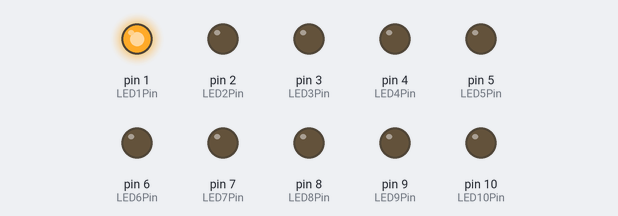
Bench run of a sketch on a simulated Arduino Uno, built with avr-gcc and run on an emulated ATmega328P. Shown: output pins drawn as LEDs (lit = HIGH).

Above: at 0.1 s.
At 1.1 s:
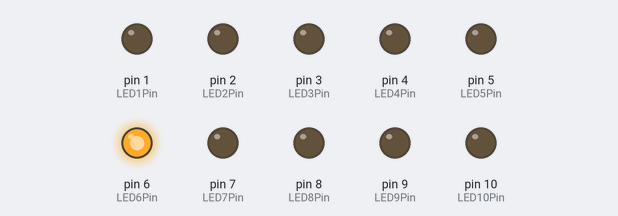
At 2.1 s:
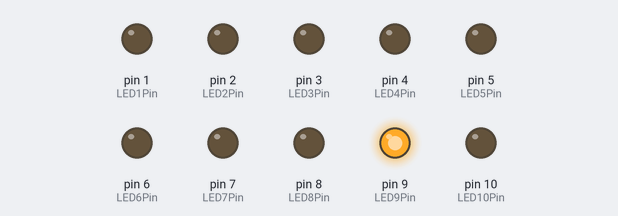
At 4.1 s:
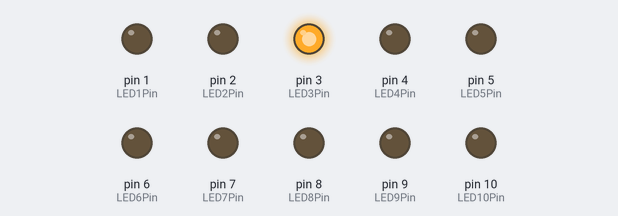
At 6.1 s:
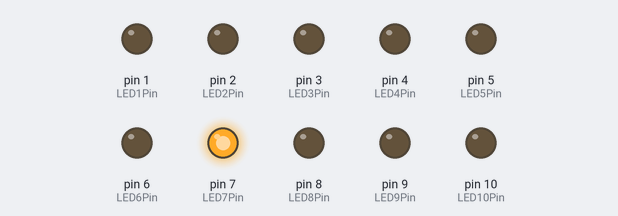
At 8.1 s:
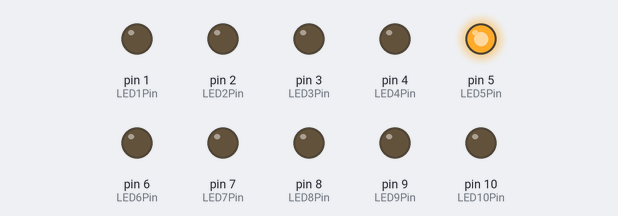
Timing chart, 0 to 8.4 s (numbered marks = the images above):
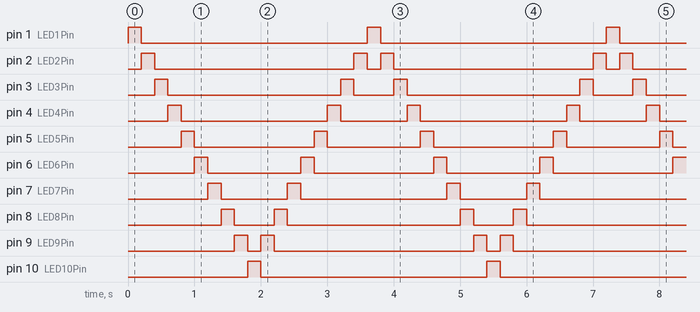

Measured:
- by itself, pin 1 (LED1Pin), pin 10 (LED10Pin): alternates HIGH for 0.20 s and LOW for 3.4 s
- by itself, pin 2 (LED2Pin): repeats every 3.6 s: LOW 3.0 s, HIGH 0.20 s, LOW 0.20 s, HIGH 0.20 s
- by itself, pin 3 (LED3Pin): repeats every 3.6 s: LOW 2.6 s, HIGH 0.20 s, LOW 0.60 s, HIGH 0.20 s
- by itself, pin 4 (LED4Pin): repeats every 3.6 s: LOW 2.2 s, HIGH 0.20 s, LOW 1.0 s, HIGH 0.20 s
- by itself, pin 5 (LED5Pin): repeats every 3.6 s: LOW 1.8 s, HIGH 0.20 s, LOW 1.4 s, HIGH 0.20 s
- by itself, pin 6 (LED6Pin): repeats every 3.6 s: LOW 1.4 s, HIGH 0.20 s, LOW 1.8 s, HIGH 0.20 s
- by itself, pin 7 (LED7Pin): repeats every 3.6 s: LOW 1.0 s, HIGH 0.20 s, LOW 2.2 s, HIGH 0.20 s
- by itself, pin 8 (LED8Pin): repeats every 3.6 s: LOW 0.60 s, HIGH 0.20 s, LOW 2.6 s, HIGH 0.20 s

The sketch:

LED_back_and_forth_blinker.ino
```cpp
//***********************************************
//  Name    : LED Back and Forth
//  Author  : Bob Davis
//  Date    : 5 March, 2013
//  Version : 1.0
//***********************************************
// Pins for the LED's
int LED1Pin = 1;
int LED2Pin = 2;
int LED3Pin = 3;
int LED4Pin = 4;
int LED5Pin = 5;
int LED6Pin = 6;
int LED7Pin = 7;
int LED8Pin = 8;
int LED9Pin = 9;
int LED10Pin = 10;
int LED11Pin = 11;
int LED12Pin = 12;
// Set the pins to output to the LED's
void setup() {
  pinMode(LED1Pin, OUTPUT);
  pinMode(LED2Pin, OUTPUT);
  pinMode(LED3Pin, OUTPUT);
  pinMode(LED4Pin, OUTPUT);
  pinMode(LED5Pin, OUTPUT);
  pinMode(LED6Pin, OUTPUT);
  pinMode(LED7Pin, OUTPUT);
  pinMode(LED8Pin, OUTPUT);
  pinMode(LED9Pin, OUTPUT);
  pinMode(LED10Pin, OUTPUT);
}
void loop() {
  for (int scan = 1; scan < 19; scan++){
    digitalWrite (LED1Pin, LOW);
    digitalWrite (LED2Pin, LOW);
    digitalWrite (LED3Pin, LOW);
    digitalWrite (LED4Pin, LOW);
    digitalWrite (LED5Pin, LOW);
    digitalWrite (LED6Pin, LOW);
    digitalWrite (LED7Pin, LOW);
    digitalWrite (LED8Pin, LOW);
    digitalWrite (LED9Pin, LOW);
    digitalWrite (LED10Pin, LOW);
    if (scan ==1) digitalWrite (LED1Pin, HIGH);
    if (scan ==2) digitalWrite (LED2Pin, HIGH);
    if (scan ==3) digitalWrite (LED3Pin, HIGH);
    if (scan ==4) digitalWrite (LED4Pin, HIGH);
    if (scan ==5) digitalWrite (LED5Pin, HIGH);
    if (scan ==6) digitalWrite (LED6Pin, HIGH);
    if (scan ==7) digitalWrite (LED7Pin, HIGH);
    if (scan ==8) digitalWrite (LED8Pin, HIGH);
    if (scan ==9) digitalWrite (LED9Pin, HIGH);
    if (scan ==10) digitalWrite (LED10Pin, HIGH);
    if (scan ==11) digitalWrite (LED9Pin, HIGH);
    if (scan ==12) digitalWrite (LED8Pin, HIGH);
    if (scan ==13) digitalWrite (LED7Pin, HIGH);
    if (scan ==14) digitalWrite (LED6Pin, HIGH);
    if (scan ==15) digitalWrite (LED5Pin, HIGH);
    if (scan ==16) digitalWrite (LED4Pin, HIGH);
    if (scan ==17) digitalWrite (LED3Pin, HIGH);
    if (scan ==18) digitalWrite (LED2Pin, HIGH);
  delay(200);
  }
}
```
